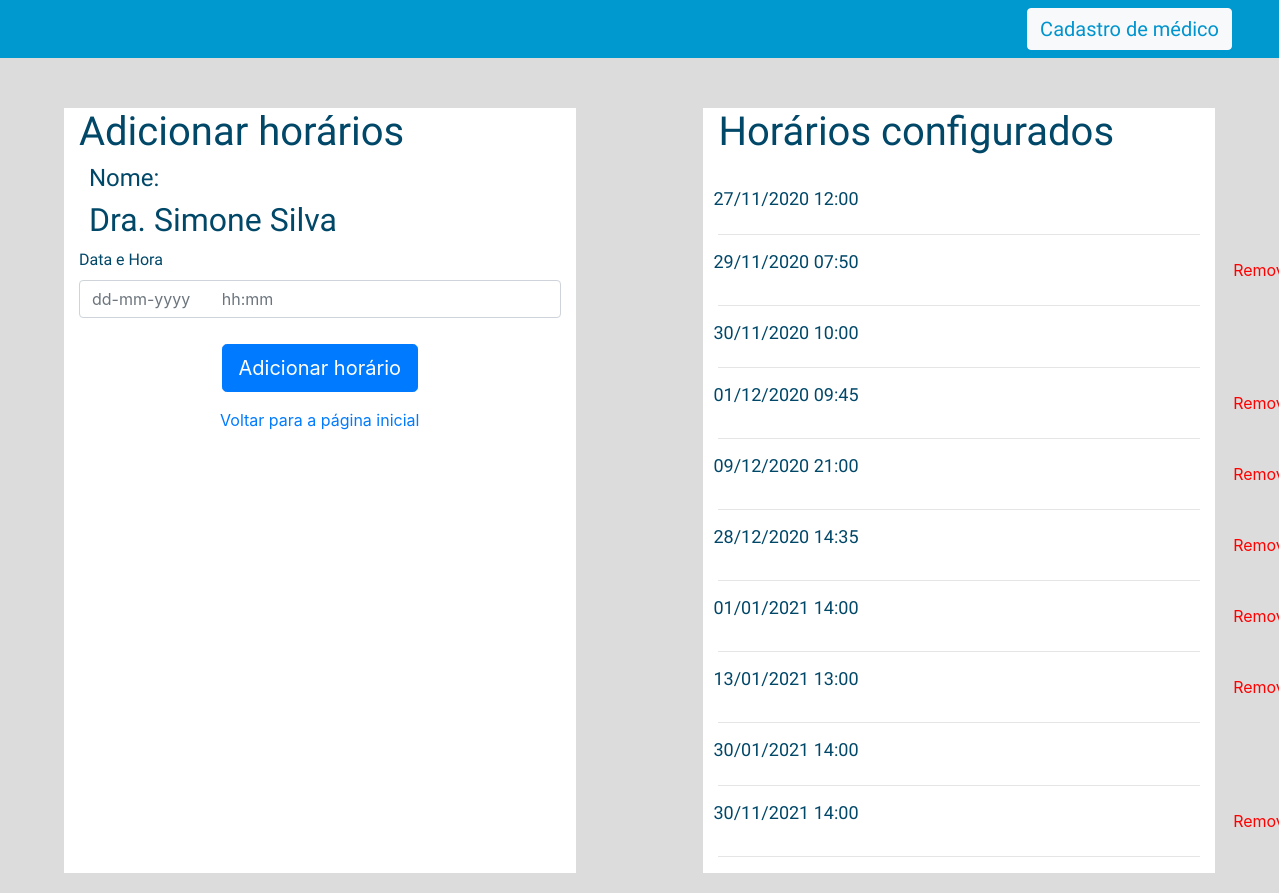
The app's page /src/view/formHorario.php?id_medico=2 with its own data.
### tables this page shows
CREATE TABLE `medico` (
  `id` int(11) NOT NULL,
  `email` varchar(50) NOT NULL,
  `nome` varchar(50) NOT NULL,
  `senha` varchar(50) NOT NULL,
  `data_criacao` timestamp NOT NULL DEFAULT current_timestamp(),
  `data_alteracao` timestamp NOT NULL DEFAULT current_timestamp()
);

CREATE TABLE `horario` (
  `id` int(11) NOT NULL,
  `id_medico` int(11) NOT NULL,
  `data_horario` datetime NOT NULL,
  `horario_agendado` int(11) NOT NULL,
  `data_criacao` timestamp NOT NULL DEFAULT current_timestamp(),
  `data_alteracao` timestamp NOT NULL DEFAULT current_timestamp()
);

### src/model/Medicos.class.php (called while the page is built, shortened)
<?php
class Medicos extends Conexao
{
    public function getMedico($table, $id)
    {
        $pdo = parent::get_instance();
        $sql = "SELECT * FROM $table WHERE id = :id";
        $statement = $pdo->prepare($sql);
        $statement->bindValue(":id", $id);
        $statement->execute();
        return $statement->fetchAll();
    }
}

### src/model/Horario.class.php (called while the page is built, shortened)
<?php
class Horario extends Conexao
{
    public function listHorarios($table, $id)
    {
        $pdo = parent::get_instance();
        $sql = "SELECT * FROM $table WHERE id_medico = :id ORDER BY data_horario ASC";
        $sql = $pdo->prepare($sql);
        $sql->bindValue(":id", $id);
        $sql->execute();
        return $sql->fetchAll();
    }
}

### src/view/formHorario.php (the view, shortened to what this page needs)
<?php
include_once '../model/Medicos.class.php';
include_once '../model/Horario.class.php';
include('../../includes/navbar.php');
$medicos = new Medicos();
$horarios = new Horario();
$nomeMedico = "";
$id = $_GET['id_medico'];
foreach ($medicos->getMedico("medico", $id) as $m) {
    $nomeMedico = $m[2];
}
?>
<link rel="stylesheet" href="../../css/formHorario.css">
<div class="parent-container d-flex">
    <div class="container">
        <div class="row">
            <div class="col">
                <h1>Adicionar horários</h1>
                <h4>Nome:</h4>
                <h2><?php echo $nomeMedico; ?></h2>
                <form action="../controller/InsertHorarioController.php" method="post">
                    <div class="form-group">
                        <label for="">Data e Hora</label>
                        <input type="text" class="form-control" placeholder="dd-mm-yyyy       hh:mm" name="dataHora" id="dataHora" required autofocus>
                    </div>
                    <div class="form-group">
                        <div class="col-md-12" align="center">
                            <input type="submit" value="Adicionar horário" class="btn btn-primary btn-lg">
                        </div>
                    </div>
                </form>
                <div class="form-group">
                    <div class="col-md-12 margin" align="center">
                        <a href="../../index.php">Voltar para a página inicial</a>
                    </div>
                </div>
            </div>
        </div>
    </div>
    <div class="container">
        <div class="row">
            <div class="col">
                <h1>Horários configurados</h1>
                <br>
                <?php foreach ($horarios->listHorarios("horario", $id) as $horario) : ?>
                    <div class="row">
                        <h4 style="font-size: 18px;"><?php echo date("d/m/Y H:i", strtotime($horario['data_horario'])); ?></h4>
                        <?php if ($horario['horario_agendado'] == 0) : ?>
                            <form action="../controller/DeleteHorario.php" method="post">
                                <input type="submit" class="btn btn-link" onclick="return confirm('Tem certeza que deseja deletar este registro?')" value="Remover">
                            </form>
                        <?php endif; ?>
                    </div>
                    <hr>
                <?php endforeach; ?>
            </div>
        </div>
    </div>
</div>
<?php
include('../../includes/footer.php')
?>

### css/formHorario.css (style rules this page uses)
.container { background: #ffffff; width: 40%; margin-bottom: 20px; }
h1, label { color: #004768; font-family: 'Signika', sans-serif; }
.margin { margin-bottom: 10px; }
h4, h2 { font-family: 'Signika', sans-serif; color: #004768; margin-left: 10px; }
.btn-link { color: red; margin-left: 390%; }
.btn-lg { margin-top: 10px; }

### records on screen
medico: nome "Dra. Simone Silva"
horario: data_horario "27/11/2020 12:00"
horario: data_horario "29/11/2020 07:50"
horario: data_horario "30/11/2020 10:00"
horario: data_horario "01/12/2020 09:45"
horario: data_horario "09/12/2020 21:00"
horario: data_horario "28/12/2020 14:35"
horario: data_horario "01/01/2021 14:00"
horario: data_horario "13/01/2021 13:00"
horario: data_horario "30/01/2021 14:00"
horario: data_horario "30/11/2021 14:00"
